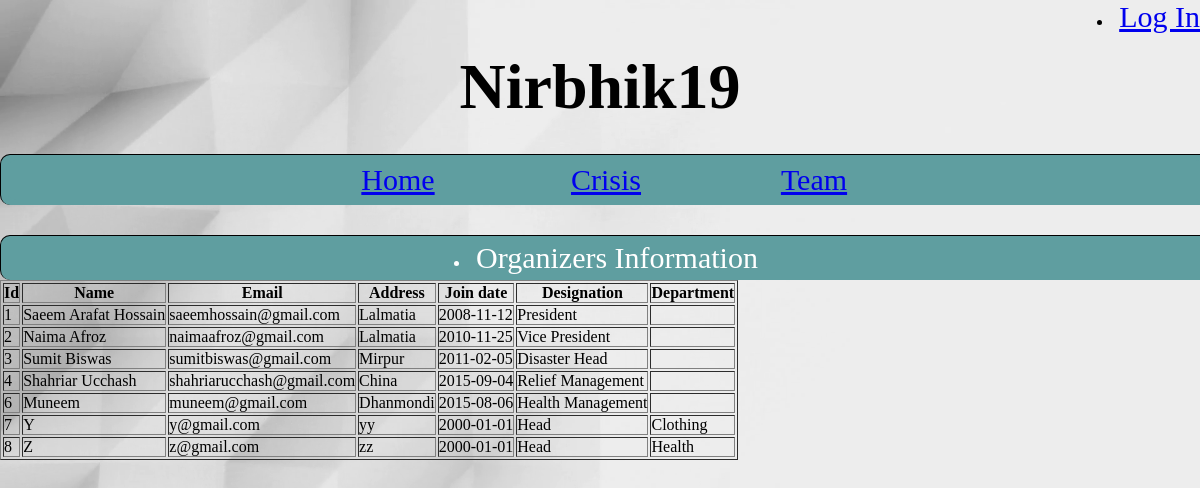
Screenshot of /copy/Team/wholeO.php with the database file from the repository.
### tables this page shows
CREATE TABLE `organizer` (
  `ORGANIZERID` int(11) NOT NULL,
  `NAME` varchar(50) DEFAULT NULL,
  `EMAIL` varchar(50) DEFAULT NULL,
  `ADDRESS` varchar(50) DEFAULT NULL,
  `JOIN_DATE` date DEFAULT NULL,
  `DESIGNATION` varchar(50) DEFAULT NULL,
  `COMPANYID` int(11) NOT NULL,
  `department` varchar(50) DEFAULT NULL
);

### copy/Team/wholeO.php (the view, shortened to what this page needs)
<li class='active' style='float:right;'>
 <?php
  if(isset($_SESSION['logged'])) {
      echo $_SESSION['username'];
	  $_SESSION['logged'] = false;
      echo '<a href="logout.php"><span>Log Out</span></a></li>';
   }
  else echo '<a href="http://localhost/nirbhikbaby/login.php"><span>Log In</span></a></li>';
?>
<!DOCTYPE html>
<html>
<head>
	<link rel="stylesheet" type="text/css" href="style.css">
</head>
<body>
<div class="title">
	<center><h1>Nirbhik19</h1></center>
</div>
<div class="taskmenu">
	<ul>
	<li><a href="http://localhost/nirbhikbaby/index2.php">Home</a></li>
	<li><a href="http://localhost/nirbhikbaby/crisis.php">Crisis</a></li>
	<li><a href="http://localhost/nirbhikbaby/team.php">Team</a></li>
	</ul>
</div>
<div class="taskmenu">
	<li><a>Organizers Information</a></li>
</div>
</body>
</html>
<?php
$servername = "localhost";
$username = "root";
$password = "";
$dbname = "Nirbhikbaby";
$conn = mysqli_connect($servername, $username, $password, $dbname);
$sql = "SELECT ORGANIZERID,NAME,EMAIL,ADDRESS,JOIN_DATE,DESIGNATION, Department FROM `organizer` WHERE 1";
$result = mysqli_query($conn, $sql);
echo "<table border='1'>
<tr>
<th>Id</th>
<th>Name</th>
<th>Email</th>
<th>Address</th>
<th>Join date</th>
<th>Designation</th>
<th>Department</th>
</tr>";
if (mysqli_num_rows($result) > 0) {
    while($row = mysqli_fetch_assoc($result)) {
        echo "<tr>";
echo "<td>" . $row['ORGANIZERID'] . "</td>";
echo "<td>" . $row['NAME'] . "</td>";
echo "<td>" . $row['EMAIL'] . "</td>";
echo "<td>" . $row['ADDRESS'] . "</td>";
echo "<td>" . $row['JOIN_DATE'] . "</td>";
echo "<td>" . $row['DESIGNATION'] . "</td>";
echo "<td>" . $row['Department'] . "</td>";
echo "</tr>";
}
echo "</table>";
} else {
    echo "0 results";
}
?>

### copy/Team/style.css (style rules this page uses)
* { margin: 0px; padding: 0px; }
body { background: url(bg.png); background-size: 100%; }
.title { padding-top: 50px; width: 100%; font-size: 200%; color: black; border: 1 px solid; }
.taskmenu { width: 100%; margin: 30px auto 0px; color: white; background: #5F9EA0; text-align: center; border: 1px solid black; border-bottom: none; border-radius: 10px 10px 10px 10px; padding: 5px; }
ul { border-radius: 10px 10px 10px 10px; background: #5F9EA0; }
a { border-radius: 10px 10px 10px 10px; font-style: arial; font-size: 30px; }
ul li { //background: white; display: inline-block; width: 17%; line-height: 40px; color: white; }

### rows the page displays
organizer: ORGANIZERID "1", NAME "Saeem Arafat Hossain", EMAIL "saeemhossain@gmail.com", ADDRESS "Lalmatia", JOIN_DATE "2008-11-12", DESIGNATION "President"
organizer: ORGANIZERID "2", NAME "Naima Afroz", EMAIL "naimaafroz@gmail.com", ADDRESS "Lalmatia", JOIN_DATE "2010-11-25", DESIGNATION "Vice President"
organizer: ORGANIZERID "3", NAME "Sumit Biswas", EMAIL "sumitbiswas@gmail.com", ADDRESS "Mirpur", JOIN_DATE "2011-02-05", DESIGNATION "Disaster Head"
organizer: ORGANIZERID "4", NAME "Shahriar Ucchash", EMAIL "shahriarucchash@gmail.com", ADDRESS "China", JOIN_DATE "2015-09-04", DESIGNATION "Relief Management"
organizer: ORGANIZERID "6", NAME "Muneem", EMAIL "muneem@gmail.com", ADDRESS "Dhanmondi", JOIN_DATE "2015-08-06", DESIGNATION "Health Management"
organizer: ORGANIZERID "7", NAME "Y", EMAIL "y@gmail.com", ADDRESS "yy", JOIN_DATE "2000-01-01", DESIGNATION "Head", department "Clothing"
organizer: ORGANIZERID "8", NAME "Z", EMAIL "z@gmail.com", ADDRESS "zz", JOIN_DATE "2000-01-01", DESIGNATION "Head", department "Health"
